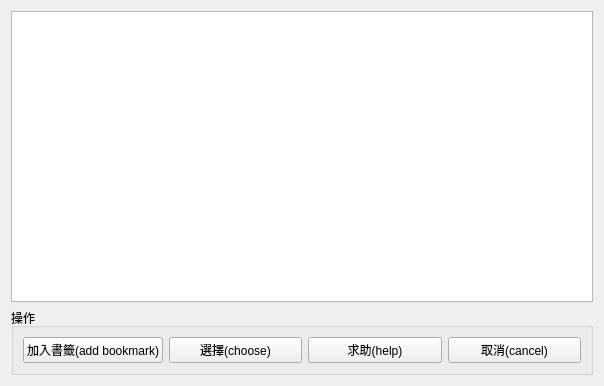
<?xml version="1.0" encoding="UTF-8"?>
<ui version="4.0">
 <class>historybox</class>
 <widget class="QWidget" name="historybox">
  <property name="geometry">
   <rect>
    <x>0</x>
    <y>0</y>
    <width>604</width>
    <height>386</height>
   </rect>
  </property>
  <property name="windowTitle">
   <string>Form</string>
  </property>
  <layout class="QVBoxLayout" name="verticalLayout">
   <item>
    <widget class="QListView" name="hisView"/>
   </item>
   <item>
    <widget class="QGroupBox" name="groupBox">
     <property name="title">
      <string>操作</string>
     </property>
     <layout class="QHBoxLayout" name="horizontalLayout">
      <item>
       <widget class="QPushButton" name="addbmBtn">
        <property name="text">
         <string>加入書籤(add bookmark)</string>
        </property>
       </widget>
      </item>
      <item>
       <widget class="QPushButton" name="chooseBtn">
        <property name="text">
         <string>選擇(choose)</string>
        </property>
       </widget>
      </item>
      <item>
       <widget class="QPushButton" name="helpBtn">
        <property name="text">
         <string>求助(help)</string>
        </property>
       </widget>
      </item>
      <item>
       <widget class="QPushButton" name="cancelBtn">
        <property name="text">
         <string>取消(cancel)</string>
        </property>
       </widget>
      </item>
     </layout>
    </widget>
   </item>
  </layout>
 </widget>
 <resources/>
 <connections/>
</ui>
